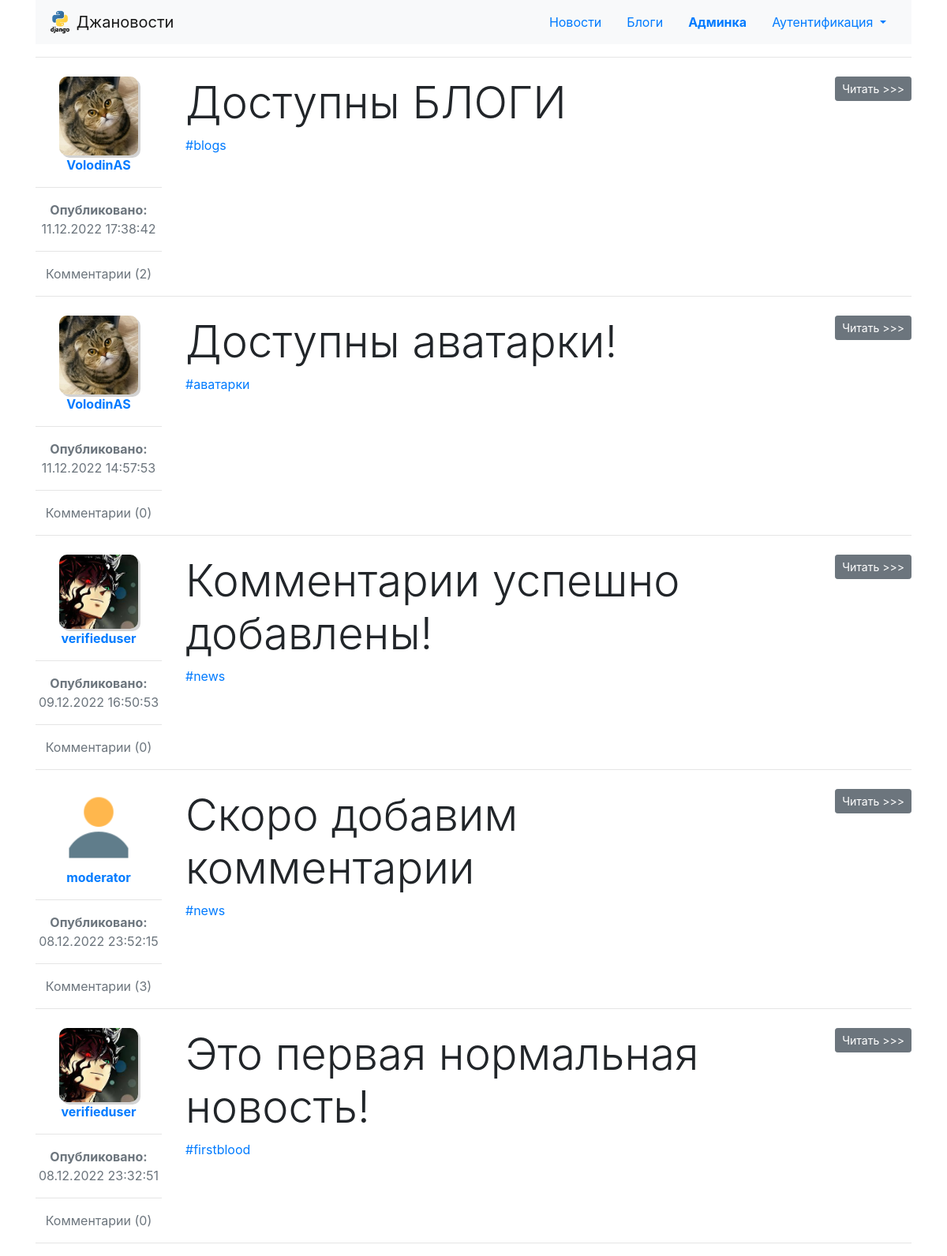
The page / on the database its author committed.
### app_news/models.py (models this page shows)
class NewsItem(models.Model):
    header = models.CharField(
        verbose_name='Заголовок',
        max_length=200
    )
    content = models.TextField(
        verbose_name='Содержание',
        max_length=5000
    )
    create_at = models.DateTimeField(
        auto_now_add=True,
        verbose_name='Дата создания'
    )
    updated_at = models.DateTimeField(
        auto_now=True,
        verbose_name='Дата обновления'
    )
    publicised_at = models.DateTimeField(
        auto_now_add=False,
        verbose_name='Дата публикации',
        blank=True,
        null=True
    )
    user = models.ForeignKey(
        User,
        verbose_name='Чья новость (AbstractUser)',
        default=None,
        null=True,
        related_name='news_user',
        on_delete=models.CASCADE
    )
    published = models.BooleanField(
        default=False,
        verbose_name='Пройдена модерация'
    )
    published_by = models.ForeignKey(
        User,
        verbose_name='Кем опубликована (AbstractUser)',
        default=None,
        null=True,
        related_name='news_moder_user',
        on_delete=models.CASCADE
    )
    tag = models.CharField(
        verbose_name='Тег для новости',
        max_length=300
    )
    class Meta:
        verbose_name = 'новость'
        verbose_name_plural = 'новости'
        db_table = 'news'
        ordering = ['-create_at']
        permissions = (
            ("can_publish", "Может публиковать"),
        )

### app_users/models.py (models this page shows)
class Profile(models.Model):
    user = models.OneToOneField(
        User,
        on_delete=models.CASCADE,
        verbose_name='Чей профиль (AbstractUser)'
    )
    city = models.CharField(
        max_length=50,
        blank=True,
        verbose_name='Город проживания'
    )
    birthday = models.DateField(
        null=True,
        blank=True,
        verbose_name='Дата рождения'
    )
    phone = models.CharField(
        max_length=30,
        verbose_name='Телефон'
    )
    avatar_file = models.ImageField(
        upload_to='images/user_avatars/',
        null=True,
        blank=True
    )
    class Meta:
        verbose_name = 'профиль'
        verbose_name_plural = 'профили'
        db_table = 'profile'
        ordering = ['id']

### app_comments/models.py (models this page shows)
class Comment(models.Model):
    news = models.ForeignKey(
        'app_news.NewsItem',
        default=None,
        null=True,
        related_name='comment_news_item',
        on_delete=models.CASCADE,
        verbose_name='Новость'
    )
    user = models.ForeignKey(
        User,
        verbose_name='Кто написал (AbstractUser)',
        default=None,
        null=True,
        related_name='comment_user',
        on_delete=models.CASCADE
    )
    text = models.TextField(
        verbose_name='Текст',
        max_length=1000
    )
    create_at = models.DateTimeField(
        auto_now_add=True,
        verbose_name='Дата создания'
    )
    class Meta:
        verbose_name = 'комментарий'
        verbose_name_plural = 'комментарии'
        db_table = 'commentaries'
        ordering = ['-create_at']

### app_news/views.py (the view)
class NewsIndex(generic.ListView):
    model = NewsItem
    template_name = 'pages/news/index.html'
    main_header = 'Джановости'
    page_header = f'{main_header} | Django | Skillbox'
    page_title = main_header
    context_object_name = 'news_list'
    queryset = NewsItem.objects.filter(published=True)
    def get_context_data(self, *, object_list=None, **kwargs):
        context = super(NewsIndex, self).get_context_data(**kwargs)
        context['page_header'] = self.page_header
        context['page_title'] = self.page_title
        return context

### app_users/context_processors.py (called while the page is built)
def add_variable_to_context(request):
    users_unverified = User.objects.filter(groups__name='Зарегистрированные пользователи').count()
    unmoder_news = NewsItem.objects.filter(published=False).count()
    total_moders = users_unverified + unmoder_news
    return {
        'users_unverified': users_unverified,
        'unmoder_news': unmoder_news,
        'total_moders': total_moders,
    }

### templates/pages/news/index.html (shortened to what this page needs)
{% extends 'base_template/base_template.html' %}
{% load poll_extras %}
{% block content %}
    <hr>
    {% if news_list %}
        {% for news_item in news_list %}
            {% include 'pages/news/news_item.html' %}
        {% endfor %}
    {% else %}
        {% include 'utls_template/alert.html' with bt_theme="warning" bt_text="Пока еще нет новостей" %}
    {% endif %}
{% endblock %}

### templates/pages/news/news_item.html
{% load static %}
<div class="row mt-4">
    <div class="col-2 text-center">
        {% if news_item.user.profile %}
            {% if news_item.user.profile.avatar_file %}
                <img class="user-avatar" src="{% get_media_prefix %}{{ news_item.user.profile.avatar_file }}" width="100" alt="avatar of {{ news_item.user.username }}">
            {% else %}
                <img src="{% static 'images/system/no_avatar.png' %}" width="100" alt="no avatar of {{ news_item.user.username }}">
            {% endif %}
        {% endif %}
        {% url 'view_profile' news_item.user.id  as link_view_profile %}
        <a href="{{ link_view_profile }}" target="_blank"><b>{{ news_item.user.username }}</b></a>
        <hr>
        <span class="text-muted">
                        <b>Опубликовано:</b><br>
                        {{ news_item.publicised_at|date:"d.m.Y H:i:s" }}
                        <hr>
                        Комментарии ({{ news_item.comment_news_item.all|length }})
                    </span>
    </div>
    <div class="col">
        <h4 class="display-4">
            {{ news_item.header }}
        </h4>
        {% if news_item.tag %}
            {% url 'page_tag_search' as link_tag_search %}
            <a href="{{ link_tag_search }}?tag={{ news_item.tag }}">#{{ news_item.tag }}</a>
        {% endif %}
    </div>
    <div class="col-auto">
        {% url 'page_news_item' news_item.id  as link_news_item_view %}
        <button class="btn btn-sm btn-secondary" onclick="window.location.href='{{ link_news_item_view }}'">Читать >>></button>
    </div>
</div>
<hr>

### templates/base_template/base_template.html (style rules this page uses)
.user-avatar { border-radius: 10px; box-shadow: 3px 3px lightgray; }

### rows shown on the page
NewsItem: user.profile.avatar_file (picture), user.username "VolodinAS", publicised_at "11.12.2022 17:38:42", comment_news_item.all|length "2", header "Доступны БЛОГИ", tag "blogs"
NewsItem: user.profile.avatar_file (picture), user.username "VolodinAS", publicised_at "11.12.2022 14:57:53", comment_news_item.all|length "0", header "Доступны аватарки!", tag "аватарки"
NewsItem: user.profile.avatar_file (picture), user.username "verifieduser", publicised_at "09.12.2022 16:50:53", comment_news_item.all|length "0", header "Комментарии успешно добавлены!", tag "news"
NewsItem: user.username "moderator", publicised_at "08.12.2022 23:52:15", comment_news_item.all|length "3", header "Скоро добавим комментарии", tag "news"
NewsItem: user.profile.avatar_file (picture), user.username "verifieduser", publicised_at "08.12.2022 23:32:51", comment_news_item.all|length "0", header "Это первая нормальная новость!", tag "firstblood"

### other values the page prints
{{ page_title }} "Джановости"
